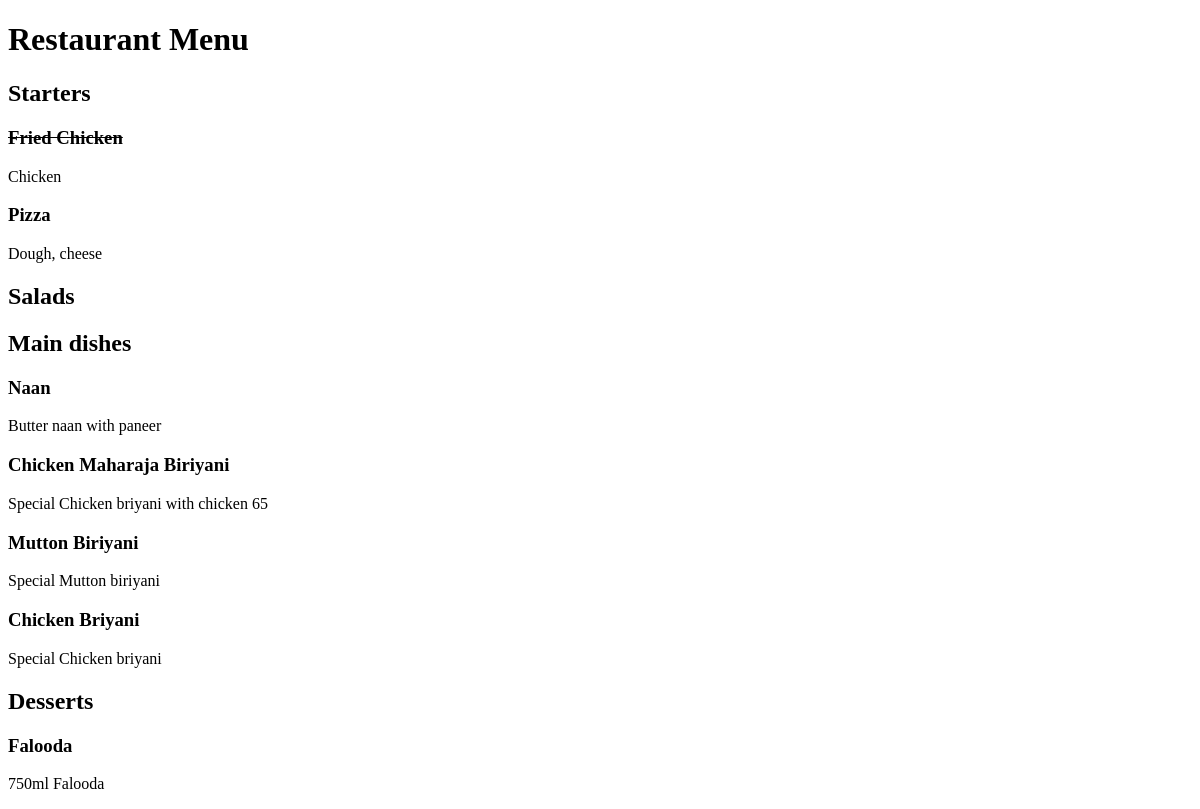
Before: / with the older database file.
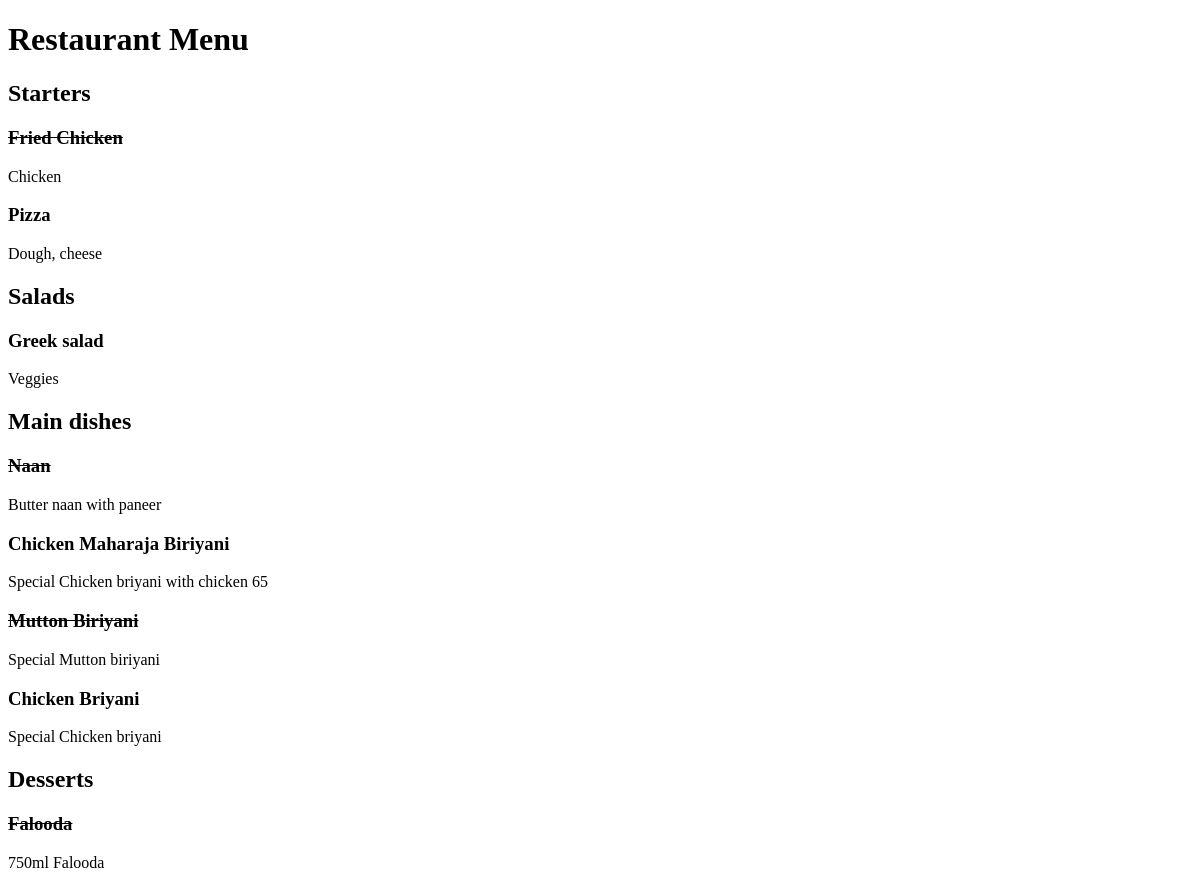
After: the same page with the newer database file.
### restaurant_menu/models.py (models this page shows, shortened)
class Item(models.Model):
    meal = models.CharField(max_length=1000, unique=True)
    description = models.CharField(max_length=2000)
    price = models.DecimalField(max_digits=10, decimal_places=2)
    categories = models.CharField(max_length=100 ,choices=MEAL_TYPES)
    author = models.ForeignKey(User, on_delete=models.PROTECT)
    status = models.IntegerField(choices=STATUS, default=0)
    date_created = models.DateTimeField(auto_now_add=True)
    date_updated = models.DateTimeField(auto_now=True)

### restaurant_menu/views.py (the view)
# urls.py: path('', views.MenuList.as_view(), name='home'),
class MenuList(generic.ListView):
    queryset = Item.objects.order_by("-date_created")
    template_name = "index.html"
    def get_context_data(self, *, object_list=None, **kwargs):
        context = super().get_context_data(**kwargs)
        context["meals"] = MEAL_TYPES
        return context

### restaurant_menu/templates/index.html (shortened to what this page needs)
<!DOCTYPE html>
<html lang="en">
<head>
</head>
<body>
    <h1>Restaurant Menu</h1>
        {% for meal in meals %}
            <h2>{{ meal.1 }}</h2>
                {% for m in object_list %}
                {% if m.categories == meal.0 %}
                    {% if m.status == 0  %}
                        <h3><del>{{ m.meal }}</del></h3>
                        <p>{{ m.description }}</p>
                    {% else %}
                        <h3>{{ m.meal }}</h3>
                        <p>{{ m.description }}</p>
                    {% endif %}
                {% endif %}
                {% endfor %}
        {% endfor %}
</body>
</html>

Changed rows visible on the page:
added Item: meal "Greek salad", description "Veggies", shown under "Salads"
changed Item "Naan": status 1 → 0 (drawn)
changed Item "Mutton Biriyani": status 1 → 0 (drawn)
changed Item "Falooda": status 1 → 0 (drawn)
Other visible differences:
list line gone: "Naan Butter naan with paneer"
new list line: "Naan Butter naan with paneer"
list line gone: "Mutton Biriyani Special Mutton biriyani"
new list line: "Mutton Biriyani Special Mutton biriyani"
list line gone: "Falooda 750ml Falooda"
new list line: "Falooda 750ml Falooda"
